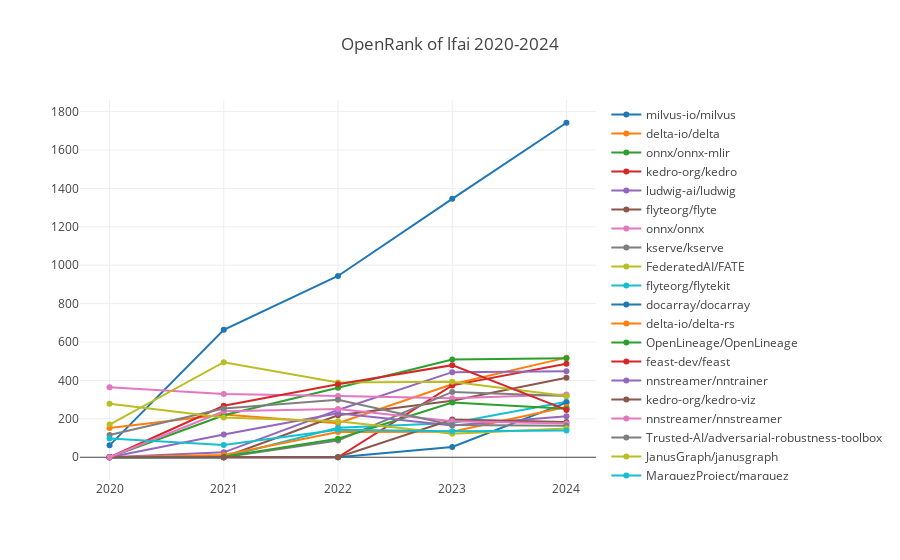

Here is the notebook cell this chart was saved with:
### Markdown cell above
### lfai

### Code cell
processTechFieldData(':foundations/linux_foundation/lfai', 'lfai');

### Figure 1 — Plotly figure (JSON) as saved in the notebook; plotly's stock layout.template omitted (floating-point values rounded to 4 significant figures)
{"data": [{"name": "milvus-io/milvus", "x": [2020, 2021, 2022, 2023, 2024], "y": [61.86, 663.7, 943.6, 1345.0, 1742.0]}, {"name": "delta-io/delta", "x": [2020, 2021, 2022, 2023, 2024], "y": [152.5, 222.7, 177.6, 380.0, 518.6]}, {"name": "onnx/onnx-mlir", "x": [2020, 2021, 2022, 2023, 2024], "y": [0, 218.9, 362.1, 509.3, 515.0]}, {"name": "kedro-org/kedro", "x": [2020, 2021, 2022, 2023, 2024], "y": [0, 0, 0, 374.2, 486.7]}, {"name": "ludwig-ai/ludwig", "x": [2020, 2021, 2022, 2023, 2024], "y": [0, 25.66, 246.2, 442.9, 447.8]}, {"name": "flyteorg/flyte", "x": [2020, 2021, 2022, 2023, 2024], "y": [0, 0, 218.2, 294.1, 413.7]}, {"name": "onnx/onnx", "x": [2020, 2021, 2022, 2023, 2024], "y": [364.1, 329.3, 318.8, 307.3, 326.2]}, {"name": "kserve/kserve", "x": [2020, 2021, 2022, 2023, 2024], "y": [0, 0, 87.5, 340.2, 319.2]}, {"name": "FederatedAI/FATE", "x": [2020, 2021, 2022, 2023, 2024], "y": [170.4, 494.8, 389.5, 393.3, 319.2]}, {"name": "flyteorg/flytekit", "x": [2020, 2021, 2022, 2023, 2024], "y": [0, 0, 153.3, 178.1, 288.8]}, {"name": "docarray/docarray", "x": [2020, 2021, 2022, 2023, 2024], "y": [0, 0, 0, 53.82, 284.7]}, {"name": "delta-io/delta-rs", "x": [2020, 2021, 2022, 2023, 2024], "y": [0, 11.31, 131.8, 133.2, 262.0]}, {"name": "OpenLineage/OpenLineage", "x": [2020, 2021, 2022, 2023, 2024], "y": [0, 2.93, 96.04, 285.0, 252.0]}, {"name": "feast-dev/feast", "x": [2020, 2021, 2022, 2023, 2024], "y": [0, 267.9, 380.3, 479.5, 246.5]}, {"name": "nnstreamer/nntrainer", "x": [2020, 2021, 2022, 2023, 2024], "y": [0, 119.0, 228.5, 165.6, 213.9]}, {"name": "kedro-org/kedro-viz", "x": [2020, 2021, 2022, 2023, 2024], "y": [0, 0, 0, 196.4, 183.8]}, {"name": "nnstreamer/nnstreamer", "x": [2020, 2021, 2022, 2023, 2024], "y": [0, 239.7, 250.7, 186.9, 175.9]}, {"name": "Trusted-AI/adversarial-robustness-toolbox", "x": [2020, 2021, 2022, 2023, 2024], "y": [115.4, 253.5, 299.0, 167.7, 163.8]}, {"name": "JanusGraph/janusgraph", "x": [2020, 2021, 2022, 2023, 2024], "y": [278.8, 206.8, 187.8, 122.5, 149.8]}, {"name": "MarquezProject/marquez", "x": [2020, 2021, 2022, 2023, 2024], "y": [97.52, 63.75, 143.2, 134.9, 139.9]}], "layout": {"autosize": true, "title": {"text": "OpenRank of lfai 2020-2024"}, "xaxis": {"autorange": true, "range": [2020.0, 2024.0], "type": "linear"}, "yaxis": {"autorange": true, "range": [-143.7, 1885.0], "type": "linear"}}}
